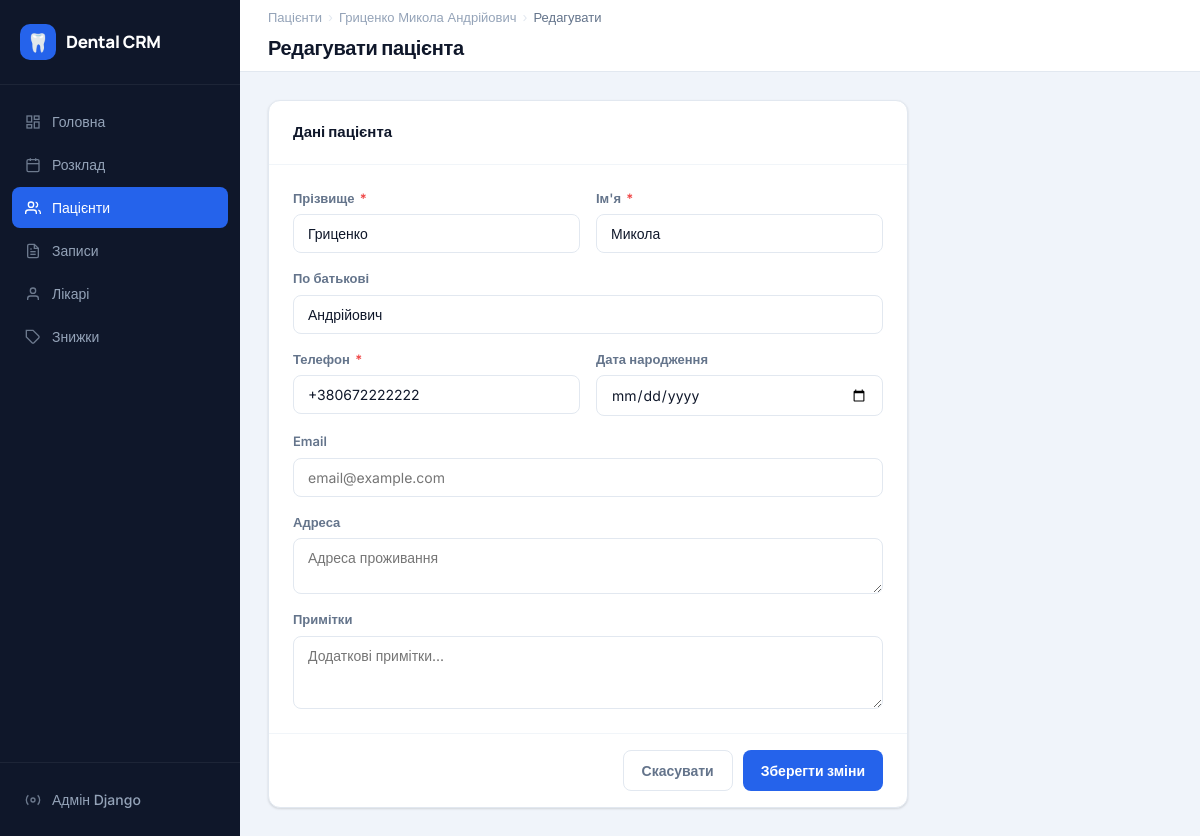
Page /patients/2/edit/ on the committed database.
### core/models.py (models this page shows, shortened)
class Patient(models.Model):
    first_name = models.CharField('Ім\'я', max_length=100)
    last_name = models.CharField('Прізвище', max_length=100)
    patronymic = models.CharField('По батькові', max_length=100, blank=True)
    phone = models.CharField('Телефон', max_length=20)
    email = models.EmailField('Email', blank=True)
    date_of_birth = models.DateField('Дата народження', null=True, blank=True)
    address = models.TextField('Адреса', blank=True)
    notes = models.TextField('Примітки', blank=True)
    created_at = models.DateTimeField(auto_now_add=True)
    class Meta:
        verbose_name = 'Пацієнт'
        verbose_name_plural = 'Пацієнти'
        ordering = ['last_name', 'first_name']
    @property
    def full_name(self):
        parts = [self.last_name, self.first_name, self.patronymic]
        return ' '.join(p for p in parts if p).strip()

### core/views.py (the view)
# urls.py: path('patients/<int:pk>/edit/', views.patient_edit, name='patient_edit'),
def patient_edit(request, pk):
    patient = get_object_or_404(Patient, pk=pk)
    if request.method == 'POST':
        form = PatientForm(request.POST, instance=patient)
        if form.is_valid():
            form.save()
            return redirect('patient_detail', pk=pk)
    else:
        form = PatientForm(instance=patient)
    return render(request, 'patients/edit.html', {
        'form': form,
        'patient': patient,
        'active_page': 'patients',
    })

### templates/patients/edit.html (shortened to what this page needs)
{% extends "base.html" %}
{% block page_title %}Редагувати пацієнта{% endblock %}
{% block breadcrumb %}
<div class="breadcrumb">
  <a href="{% url 'patient_list' %}">Пацієнти</a>
  <span class="breadcrumb-sep">›</span>
  <a href="{% url 'patient_detail' patient.pk %}">{{ patient.full_name }}</a>
  <span class="breadcrumb-sep">›</span>
  <span class="breadcrumb-current">Редагувати</span>
</div>
{% endblock %}
{% block content %}
<div style="max-width:640px;">
  <div class="card">
    <div class="card-header">
      <span class="card-title">Дані пацієнта</span>
    </div>
    <form method="post">
      <div class="card-body">
        <div class="form-grid">
          <div class="form-group">
            <label class="form-label">Прізвище <span>*</span></label>
            {{ form.last_name }}
          </div>
          <div class="form-group">
            <label class="form-label">Ім'я <span>*</span></label>
            {{ form.first_name }}
          </div>
          <div class="form-group form-full">
            <label class="form-label">По батькові</label>
            {{ form.patronymic }}
          </div>
          <div class="form-group">
            <label class="form-label">Телефон <span>*</span></label>
            {{ form.phone }}
          </div>
          <div class="form-group">
            <label class="form-label">Дата народження</label>
            {{ form.date_of_birth }}
          </div>
          <div class="form-group form-full">
            <label class="form-label">Email</label>
            {{ form.email }}
          </div>
          <div class="form-group form-full">
            <label class="form-label">Адреса</label>
            {{ form.address }}
          </div>
          <div class="form-group form-full">
            <label class="form-label">Примітки</label>
            {{ form.notes }}
          </div>
        </div>
      </div>
      <div class="modal-footer" style="border-top:1px solid var(--border-light);">
        <a href="{% url 'patient_detail' patient.pk %}" class="btn btn-outline">Скасувати</a>
        <button type="submit" class="btn btn-primary">Зберегти зміни</button>
      </div>
    </form>
  </div>
</div>
{% endblock %}

### static/css/style.css (style rules this page uses)
:root { --primary: #2563EB; --primary-light: #EFF6FF; --primary-hover: #1D4ED8; --primary-dark: #1E40AF; --bg: #F0F4FA; --bg-white: #FFFFFF; --sidebar-bg: #0F172A; --sidebar-hover: #1E293B; --sidebar-active: #2563EB; --sidebar-text: #94A3B8; --sidebar-text-active: #FFFFFF; --text-primary: #0F172A; --text-secondary: #64748B; --text-muted: #94A3B8; --success: #10B981; --success-bg: #ECFDF5; --warning: #F59E0B; --warning-bg: #FFFBEB; --danger: #EF4444; --danger-bg: #FEF2F2; --info: #3B82F6; --info-bg: #EFF6FF; --border: #E2E8F0; --border-light: #F1F5F9; --radius: 12px; --radius-sm: 8px; --radius-lg: 16px; --shadow: 0 1px 3px rgba(0,0,0,0.08), 0 1px 2px rgba(0,0,0,0.06); --shadow-md: 0 4px 16px rgba(0,0,0,0.08); --shadow-lg: 0 10px 40px rgba(0,0,0,0.12); --sidebar-width: 240px; --topbar-height: 72px; }
* { margin: 0; padding: 0; box-sizing: border-box; }
html { font-size: 16px; }
body { font-family: 'Inter', sans-serif; background: var(--bg); color: var(--text-primary); line-height: 1.5; min-height: 100vh; }
.card { background: var(--bg-white); border-radius: var(--radius); border: 1px solid var(--border); box-shadow: var(--shadow); overflow: hidden; }
.card-header { padding: 20px 24px; border-bottom: 1px solid var(--border-light); display: flex; align-items: center; justify-content: space-between; gap: 16px; }
.card-title { font-family: 'Manrope', sans-serif; font-size: 15px; font-weight: 700; color: var(--text-primary); }
.card-body { padding: 24px; }
.btn { display: inline-flex; align-items: center; gap: 7px; padding: 9px 18px; border-radius: var(--radius-sm); font-size: 14px; font-weight: 600; cursor: pointer; border: none; text-decoration: none; transition: all 0.15s; white-space: nowrap; font-family: inherit; }
.btn-primary { background: var(--primary); color: #fff; }
.btn-outline { background: transparent; color: var(--text-secondary); border: 1px solid var(--border); }
.form-grid { display: grid; grid-template-columns: 1fr 1fr; gap: 16px; }
.form-full { grid-column: 1 / -1; }
.form-group { display: flex; flex-direction: column; gap: 6px; }
.form-label { font-size: 13px; font-weight: 600; color: var(--text-secondary); }
.form-label span { color: var(--danger); margin-left: 2px; }
.form-input, input[type="text"].form-input, input[type="email"].form-input, input[type="tel"].form-input, input[type="date"].form-input, input[type="time"].form-input, input[type="number"].form-input, select.form-input, textarea.form-input { width: 100%; padding: 10px 14px; border: 1.5px solid var(--border); border-radius: var(--radius-sm); font-size: 14px; font-family: inherit; color: var(--text-primary); background: var(--bg-white); transition: border-color 0.15s, box-shadow 0.15s; outline: none; -webkit-appearance: none; appearance: none; }
textarea.form-input { resize: vertical; }
.modal-footer { padding: 16px 24px; border-top: 1px solid var(--border-light); display: flex; justify-content: flex-end; gap: 10px; }
.breadcrumb { display: flex; align-items: center; gap: 6px; font-size: 13px; color: var(--text-muted); margin-bottom: 6px; }
.breadcrumb a { color: var(--text-muted); text-decoration: none; transition: color 0.1s; }
.breadcrumb-sep { color: var(--border); }
.breadcrumb-current { color: var(--text-secondary); font-weight: 500; }

### rows in the picture
Patient: full_name "Гриценко Микола Андрійович", last_name "Гриценко", first_name "Микола", patronymic "Андрійович", phone "+380672222222"
